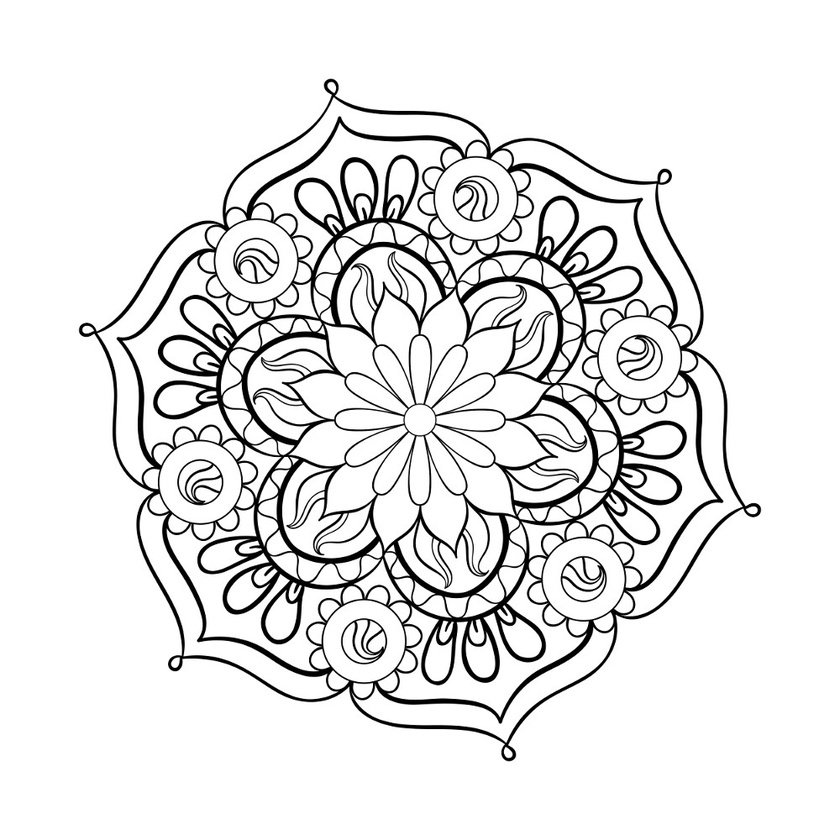
#> input picture test_3.jpg, 840 x 840 px, shrunk from 1000 x 1000 before the run
$ python draw_contours.py   (Python 2 division)
#> lines starting #> are read from the running program, lines starting #| are printed output that depends on the picture; after the words box and inside, x2 and y2 are one past the last pixel; in counts of white or black regions, pixels touching at a corner belong together
import numpy as np
from matplotlib import pyplot as plt
import cv2
import random
def random_color():
 rgbl = [255,0,0]
 random.shuffle(rgbl)
 return tuple(rgbl)

im = cv2.imread('test_3.jpg')
#> im is the input picture: shape (840, 840, 3); min 0, max 255, mean 230.9
imgray = cv2.cvtColor(im, cv2.COLOR_BGR2GRAY)
ret,thresh = cv2.threshold(imgray, 127, 255, 0)
#> thresh: shape (840, 840); 90.6% white; 7 black regions
contours, hierarchy = cv2.findContours(thresh, cv2.RETR_CCOMP, cv2.CHAIN_APPROX_SIMPLE)
#> contours = 315 contours, 38 with area under 20; largest, box (x1, y1, x2, y2) and area: (0, 0, 840, 840) 703921, (78, 78, 762, 762) 300820, (577, 383, 717, 584) 6560, (123, 256, 263, 457) 6560, (388, 570, 586, 717) 6548
print len(contours) , " , ", len(contours[0])
#| 315  ,  16
print len(hierarchy), ", ", len(hierarchy[0]), " ,", hierarchy[0][0]
#| 1 ,  315  , [ 1 -1 -1 -1]
im_copy = np.zeros((1000, 1000))
for i in range(0, 300):
 cnt = contours[i]
 #im_copy = np.zeros((1000,1000))
 cv2.drawContours(im_copy, [cnt], 0, (random.randint(0, 100), random.randint(200,255), random.randint(100,200)), -1, 8)
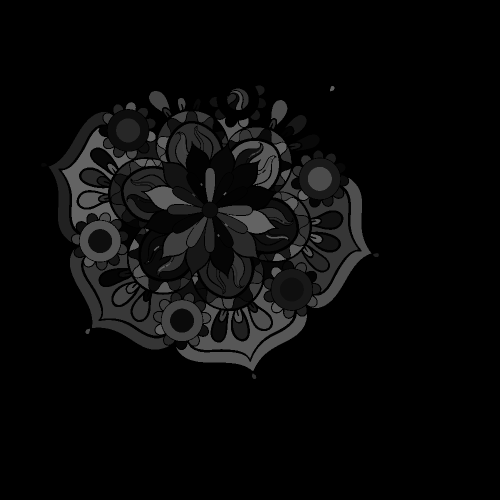
#> im_copy: shape (1000, 1000) float64 (shown at 1/2 size); min 0, max 100, mean 9.5
 #plt.imshow(im_copy)
 #plt.show()
 #print i*10

plt.imshow(im_copy)
plt.show()

$ run again, with test_2.jpg copied over test_3.jpg
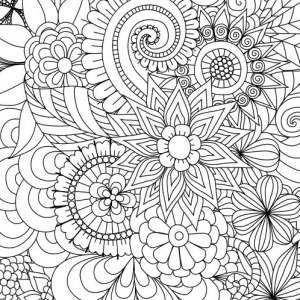
#> input picture test_2.jpg, 300 x 300 px
#> im is the input picture: shape (300, 300, 3); min 0, max 255, mean 208.1
#> `ret,thresh = cv2.threshold(imgray, 127, 255, 0)`:
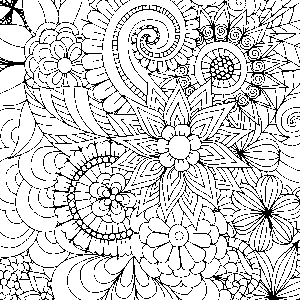
#> thresh: shape (300, 300); 82.6% white; black in thin lines or dots
#> contours = 4834 contours, 4649 with area under 20; largest, box (x1, y1, x2, y2) and area: (0, 0, 300, 300) 88138, (205, 52, 242, 96) 521, (76, 222, 126, 246) 295, (249, 198, 277, 237) 267, (51, 165, 89, 194) 224
#| 4834  ,  5
#| 1 ,  4834  , [ 1 -1 -1 -1]
#> the loop `for i in range(0, 300):` made 300 passes
#> cnt on passes 3, 5, 7: [[83, 172]], [[253, 85]], [[229, 72], [230, 73], [231, 73], [231, 72]]
#> after the loop `for i in range(0, 300):`:
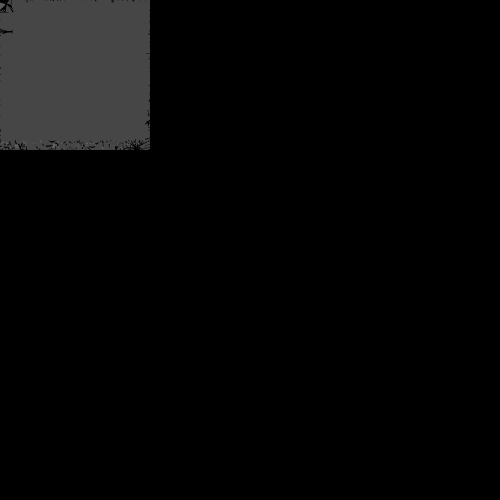
#> im_copy: shape (1000, 1000) float64 (shown at 1/2 size); min 0, max 100, mean 6.2
